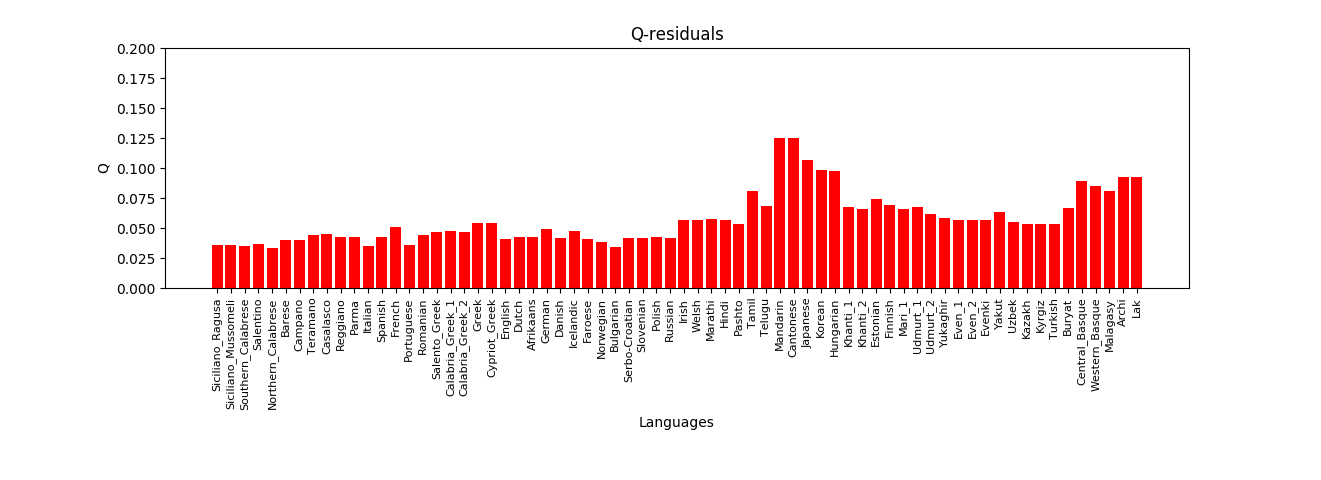

The script that drew this image:
#!/usr/bin/env python3
# -*- coding: utf-8 -*-

'''
Author: Andrea Ceolin
November 2019
'''

import matplotlib.pyplot as plt
import sys
import statistics

def main(file):
    #labels=[]
    q=[]
    for line in open(file):
        if line[0].isnumeric(): #ignore all the lines which do not contain the taxa
            data = line.split()
            #labels.append(data[1]) #save ids
            q.append(float(data[3])) #save q-residuals
    #print summary statistics
    print('Median :', str(statistics.median(q)), 'Sd :', str(statistics.stdev(q)), ' Max :', str(max(q)), ' Min :',
          str(min(q)))

    labels = ['Siciliano_Ragusa', 'Siciliano_Mussomeli', 'Southern_Calabrese', 'Salentino',
              'Northern_Calabrese', 'Barese', 'Campano', 'Teramano', 'Casalasco', 'Reggiano', 'Parma',
              'Italian', 'Spanish', 'French', 'Portuguese', 'Romanian', 'Salento_Greek', 'Calabria_Greek_1',
              'Calabria_Greek_2', 'Greek', 'Cypriot_Greek', 'English', 'Dutch', 'Afrikaans', 'German', 'Danish',
              'Icelandic', 'Faroese', 'Norwegian', 'Bulgarian', 'Serbo-Croatian', 'Slovenian', 'Polish', 'Russian',
              'Irish', 'Welsh', 'Marathi', 'Hindi', 'Pashto', 'Tamil', 'Telugu', 'Mandarin', 'Cantonese', 'Japanese',
              'Korean', 'Hungarian', 'Khanti_1', 'Khanti_2', 'Estonian', 'Finnish', 'Mari_1', 'Mari_1','Udmurt_1','Udmurt_2',
              'Yukaghir', 'Even_1', 'Even_2',
              'Evenki', 'Yakut', 'Uzbek', 'Kazakh', 'Kyrgiz', 'Turkish', 'Buryat', 'Central_Basque', 'Western_Basque',
              'Malagasy', 'Archi', 'Lak']
    print(len(labels), len(q))
    plt.bar(labels, q, color='red')
    plt.xticks(rotation='vertical', fontsize=8)
    plt.title('Q-residuals')
    plt.xlabel('Languages')
    plt.ylabel('Q')
    plt.ylim(0,0.2) #specify y axis interval
    plt.subplots_adjust(top=0.9, bottom=0.4)
    plt.show()
    for tuple in sorted(zip(q,labels), reverse=True):
        print(tuple[0], '\t', tuple[1])

if __name__ == '__main__':
    main(sys.argv[1])
